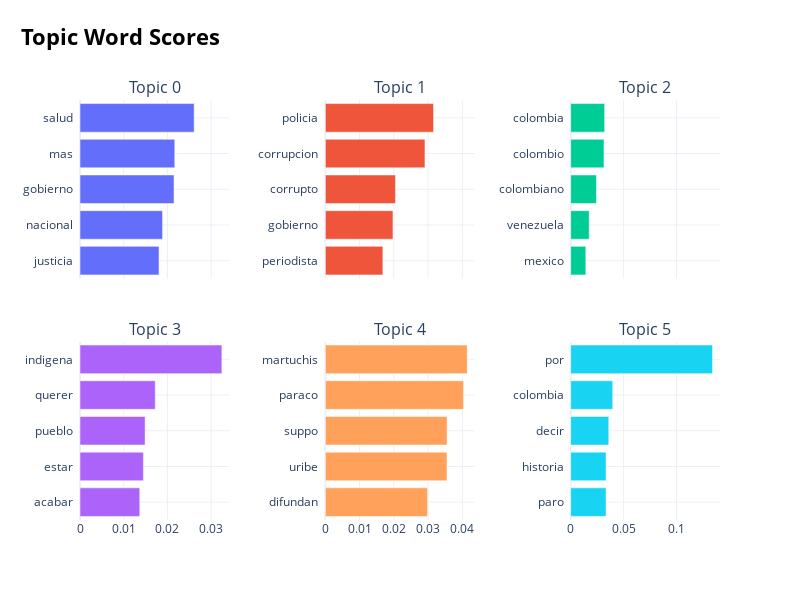

The notebook cell this image was saved under:
### Code cell
reduced_model.visualize_barchart()

### Figure 1 — Plotly figure (JSON) as saved in the notebook; plotly's stock layout.template omitted (floating-point values rounded to 4 significant figures)
{"data": [{"orientation": "h", "type": "bar", "x": [0.01808, 0.01889, 0.02151, 0.02168, 0.02612], "xaxis": "x", "y": ["justicia  ", "nacional  ", "gobierno  ", "mas  ", "salud  "], "yaxis": "y"}, {"orientation": "h", "type": "bar", "x": [0.0168, 0.01974, 0.02047, 0.02908, 0.03159], "xaxis": "x2", "y": ["periodista  ", "gobierno  ", "corrupto  ", "corrupcion  ", "policia  "], "yaxis": "y2"}, {"orientation": "h", "type": "bar", "x": [0.0143, 0.01746, 0.02433, 0.03143, 0.03209], "xaxis": "x3", "y": ["mexico  ", "venezuela  ", "colombiano  ", "colombio  ", "colombia  "], "yaxis": "y3"}, {"orientation": "h", "type": "bar", "x": [0.01367, 0.0145, 0.01489, 0.01721, 0.03245], "xaxis": "x4", "y": ["acabar  ", "estar  ", "pueblo  ", "querer  ", "indigena  "], "yaxis": "y4"}, {"orientation": "h", "type": "bar", "x": [0.02985, 0.03552, 0.03554, 0.04035, 0.04142], "xaxis": "x5", "y": ["difundan  ", "uribe  ", "suppo  ", "paraco  ", "martuchis  "], "yaxis": "y5"}, {"orientation": "h", "type": "bar", "x": [0.03339, 0.03341, 0.03597, 0.03972, 0.134], "xaxis": "x6", "y": ["paro  ", "historia  ", "decir  ", "colombia  ", "por  "], "yaxis": "y6"}], "layout": {"annotations": [{"font": {"size": 16}, "showarrow": false, "text": "Topic 0", "x": 0.1167, "xanchor": "center", "xref": "paper", "y": 1, "yanchor": "bottom", "yref": "paper"}, {"font": {"size": 16}, "showarrow": false, "text": "Topic 1", "x": 0.5, "xanchor": "center", "xref": "paper", "y": 1, "yanchor": "bottom", "yref": "paper"}, {"font": {"size": 16}, "showarrow": false, "text": "Topic 2", "x": 0.8833, "xanchor": "center", "xref": "paper", "y": 1, "yanchor": "bottom", "yref": "paper"}, {"font": {"size": 16}, "showarrow": false, "text": "Topic 3", "x": 0.1167, "xanchor": "center", "xref": "paper", "y": 0.425, "yanchor": "bottom", "yref": "paper"}, {"font": {"size": 16}, "showarrow": false, "text": "Topic 4", "x": 0.5, "xanchor": "center", "xref": "paper", "y": 0.425, "yanchor": "bottom", "yref": "paper"}, {"font": {"size": 16}, "showarrow": false, "text": "Topic 5", "x": 0.8833, "xanchor": "center", "xref": "paper", "y": 0.425, "yanchor": "bottom", "yref": "paper"}], "height": 600, "hoverlabel": {"bgcolor": "white", "font": {"family": "Rockwell", "size": 16}}, "showlegend": false, "title": {"font": {"color": "Black", "size": 22}, "text": "<b>Topic Word Scores", "x": 0.15, "xanchor": "center", "y": 0.95, "yanchor": "top"}, "width": 800, "xaxis": {"anchor": "y", "domain": [0, 0.2333], "matches": "x4", "showgrid": true, "showticklabels": false}, "xaxis2": {"anchor": "y2", "domain": [0.3833, 0.6167], "matches": "x5", "showgrid": true, "showticklabels": false}, "xaxis3": {"anchor": "y3", "domain": [0.7667, 1.0], "matches": "x6", "showgrid": true, "showticklabels": false}, "xaxis4": {"anchor": "y4", "domain": [0, 0.2333], "showgrid": true}, "xaxis5": {"anchor": "y5", "domain": [0.3833, 0.6167], "showgrid": true}, "xaxis6": {"anchor": "y6", "domain": [0.7667, 1.0], "showgrid": true}, "yaxis": {"anchor": "x", "domain": [0.575, 1], "showgrid": true}, "yaxis2": {"anchor": "x2", "domain": [0.575, 1], "showgrid": true}, "yaxis3": {"anchor": "x3", "domain": [0.575, 1], "showgrid": true}, "yaxis4": {"anchor": "x4", "domain": [0, 0.425], "showgrid": true}, "yaxis5": {"anchor": "x5", "domain": [0, 0.425], "showgrid": true}, "yaxis6": {"anchor": "x6", "domain": [0, 0.425], "showgrid": true}}}
